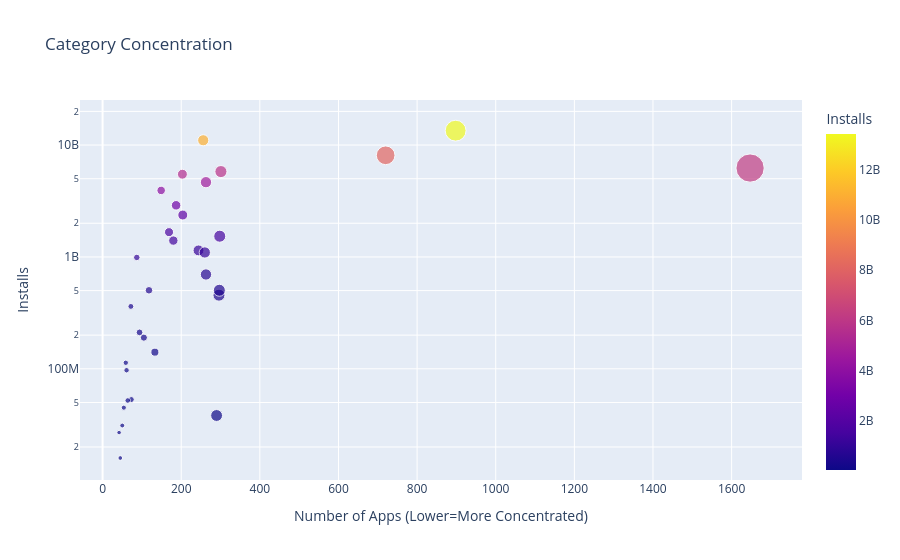

Notebook code cell kept with this figure:
### Markdown cell above
**Challenge**: Can you create this chart with the Series containing the genre data? 

<img src=https://imgur.com/DbcoQli.png width=400>

Try experimenting with the built in colour scales in Plotly. You can find a full list [here](https://plotly.com/python/builtin-colorscales/). 

* Find a way to set the colour scale using the color_continuous_scale parameter. 
* Find a way to make the color axis disappear by using coloraxis_showscale.

### Code cell
scatter = px.scatter(cat_merged_df,  # data
                     x='App',  # column name
                     y='Installs',
                     title='Category Concentration',
                     size='App',
                     hover_name=cat_merged_df.index,
                     color='Installs')

scatter.update_layout(xaxis_title="Number of Apps (Lower=More Concentrated)",
                      yaxis_title="Installs",
                      yaxis=dict(type='log'))

scatter.show()

### Figure 1 — Plotly figure (JSON) as saved in the notebook; plotly's stock layout.template omitted (floating-point values rounded to 4 significant figures)
{"data": [{"hovertemplate": "<b>%{hovertext}</b><br><br>App=%{marker.size}<br>Installs=%{marker.color}<extra></extra>", "hovertext": ["ART_AND_DESIGN", "AUTO_AND_VEHICLES", "BEAUTY", "BOOKS_AND_REFERENCE", "BUSINESS", "COMICS", "COMMUNICATION", "DATING", "EDUCATION", "ENTERTAINMENT", "EVENTS", "FAMILY", "FINANCE", "FOOD_AND_DRINK", "GAME", "HEALTH_AND_FITNESS", "HOUSE_AND_HOME", "LIBRARIES_AND_DEMO", "LIFESTYLE", "MAPS_AND_NAVIGATION", "MEDICAL", "NEWS_AND_MAGAZINES", "PARENTING", "PERSONALIZATION", "PHOTOGRAPHY", "PRODUCTIVITY", "SHOPPING", "SOCIAL", "SPORTS", "TOOLS", "TRAVEL_AND_LOCAL", "VIDEO_PLAYERS", "WEATHER"], "legendgroup": "", "marker": {"color": [113233100, 53129800, 26916200, 1665791655, 697018120, 44931100, 11038241530, 140911410, 189851000, 989660000, 15949410, 6230955490, 455249400, 211677750, 13447762717, 1144006220, 97072000, 52083000, 503611120, 503267560, 38252576, 2369110650, 31116110, 1532352930, 4658143130, 5793070180, 1400331540, 5487841475, 1096431465, 8100724500, 2894859300, 3931797200, 361096500], "coloraxis": "coloraxis", "size": [59, 73, 42, 169, 263, 54, 256, 133, 105, 87, 45, 1647, 296, 94, 898, 244, 61, 64, 297, 118, 290, 204, 50, 298, 263, 301, 180, 203, 260, 720, 187, 149, 72], "sizemode": "area", "sizeref": 4.117, "symbol": "circle"}, "mode": "markers", "name": "", "orientation": "v", "showlegend": false, "x": [59, 73, 42, 169, 263, 54, 256, 133, 105, 87, 45, 1647, 296, 94, 898, 244, 61, 64, 297, 118, 290, 204, 50, 298, 263, 301, 180, 203, 260, 720, 187, 149, 72], "xaxis": "x", "y": [113233100, 53129800, 26916200, 1665791655, 697018120, 44931100, 11038241530, 140911410, 189851000, 989660000, 15949410, 6230955490, 455249400, 211677750, 13447762717, 1144006220, 97072000, 52083000, 503611120, 503267560, 38252576, 2369110650, 31116110, 1532352930, 4658143130, 5793070180, 1400331540, 5487841475, 1096431465, 8100724500, 2894859300, 3931797200, 361096500], "yaxis": "y", "type": "scatter"}], "layout": {"xaxis": {"anchor": "y", "domain": [0.0, 1.0], "title": {"text": "Number of Apps (Lower=More Concentrated)"}}, "yaxis": {"anchor": "x", "domain": [0.0, 1.0], "title": {"text": "Installs"}, "type": "log"}, "coloraxis": {"colorbar": {"title": {"text": "Installs"}}, "colorscale": [[0.0, "#0d0887"], [0.1111, "#46039f"], [0.2222, "#7201a8"], [0.3333, "#9c179e"], [0.4444, "#bd3786"], [0.5556, "#d8576b"], [0.6667, "#ed7953"], [0.7778, "#fb9f3a"], [0.8889, "#fdca26"], [1.0, "#f0f921"]]}, "legend": {"tracegroupgap": 0, "itemsizing": "constant"}, "title": {"text": "Category Concentration"}}}
